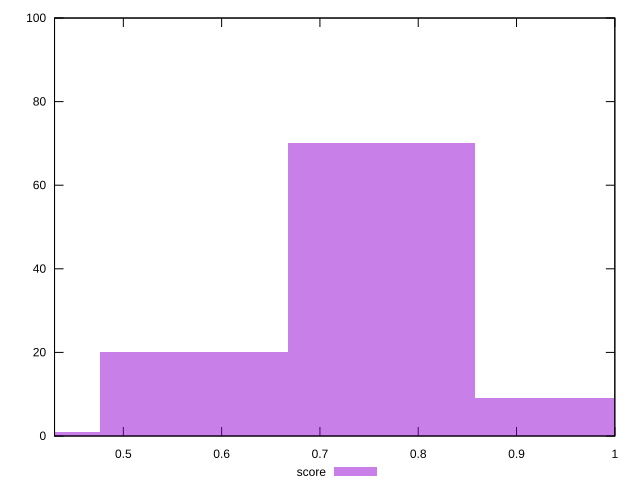

Source code (gnuplot):
reset

$score <<EOF
0.9534544761818324 9
0.7627635809454659 70
0.5720726857090994 20
0.38138179047273296 1
EOF

set key outside below
set boxwidth 0.19069089523636648
set xrange [0.43:1]
set yrange [0:100]
set trange [0:100]
set style fill transparent solid 0.5 noborder
set terminal svg size 640, 490 enhanced background rgb 'white'
set output "report/report_00029_2021-02-24T13-36-40.390Z/bootup-time/samples/music/score/histogram.svg"

plot $score title "score" with boxes

reset
